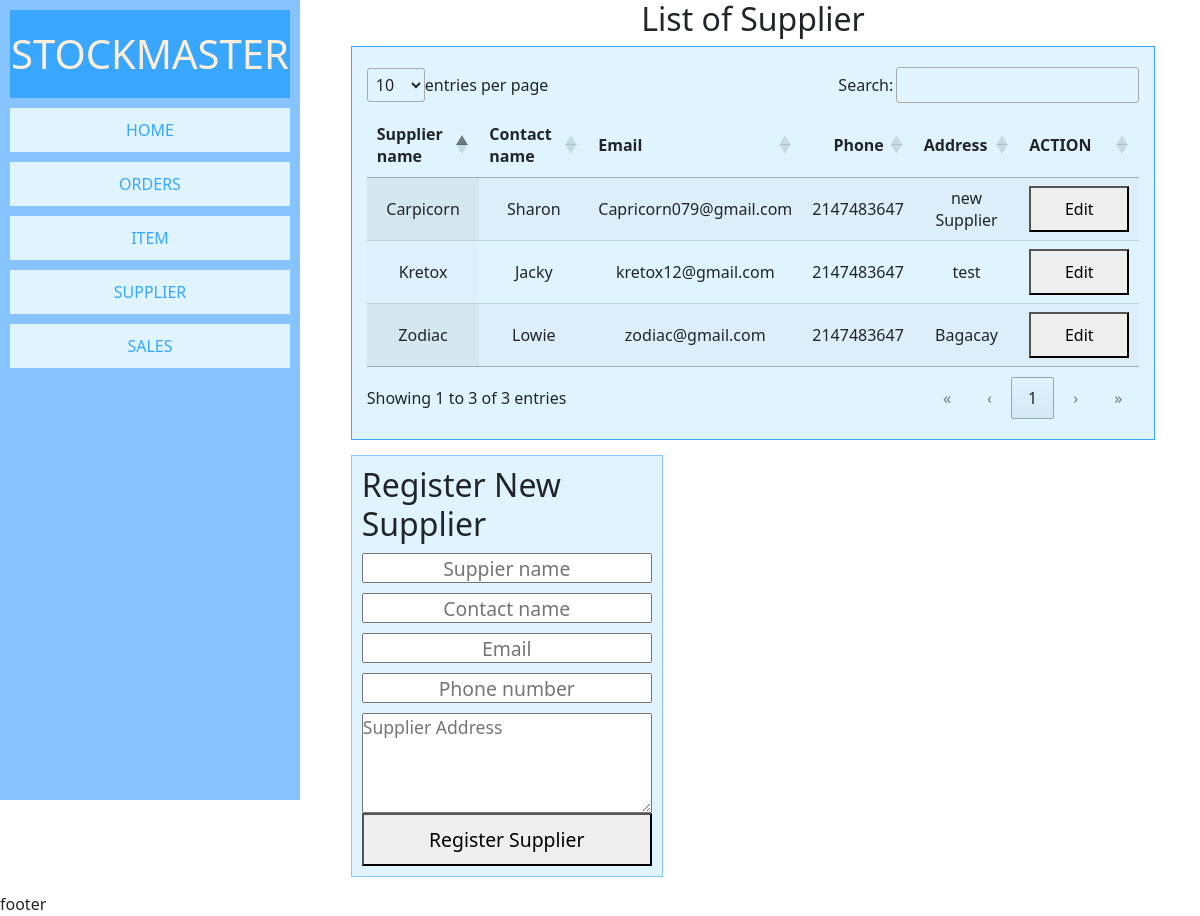
Page /pages/supplier.php on the earlier database version.
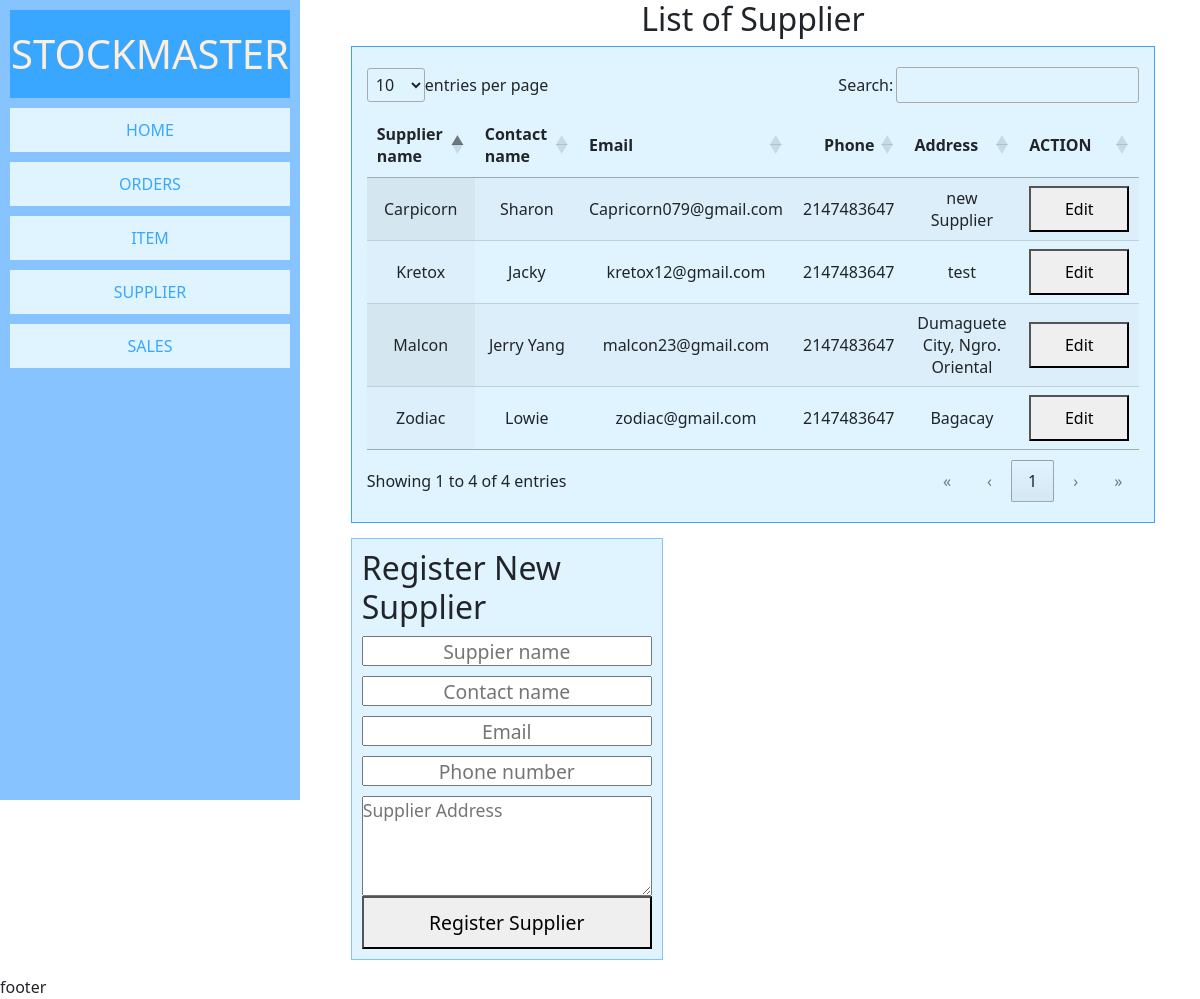
Same page on the later database version.
### tables this page shows
CREATE TABLE `supplier` (
  `supplier_id` int(11) NOT NULL,
  `supplier_name` varchar(255) NOT NULL,
  `contact_name` varchar(255) NOT NULL,
  `contact_email` varchar(55) NOT NULL,
  `contact_phone` int(11) NOT NULL,
  `address` varchar(55) NOT NULL,
  `created_at` datetime NOT NULL DEFAULT current_timestamp(),
  `updated_at` datetime NOT NULL
);

### pages/supplier.php (the view, shortened to what this page needs)
<?php
    require '../source/code.php';
?>
<!DOCTYPE html>
<html lang="en">
<head>
</head>
<body>
    <div class="stock-container">
        <div class="side-nav">
            <h1 style="text-align:center;background-color: #39A7FF;color: #FFEED9;margin: 10px;padding: 20px 0">STOCKMASTER</h1>
            <div class="wrapper">
                <div><a href="index.php">HOME</a></div>
                <div><a href="orders.php">ORDERS</a></div>
                <div><a href="item.php">ITEM</a></div>
                <div><a href="supplier.php">SUPPLIER</a></div>
                <div><a href="sales.php">SALES</a></div>
            </div>
        </div>
        <div class="main">
            <h2 style="text-align: center;">List of Supplier</h2>
            <table id="example" class="display" style="max-width:100%;text-align:center">
                <thead>
                    <tr>
                        <th>Supplier name</th>
                        <th>Contact name</th>
                        <th>Email</th>
                        <th>Phone</th>
                        <th>Address</th>
                        <th>ACTION</th>
                    </tr>
                </thead>
                <tbody>
                    <?php
                        foreach($supData as $rowSup){
                    ?>
                    <tr>
                        <td><?php echo $rowSup['supplier_name'] ?></td>
                        <td><?php echo $rowSup['contact_name'] ?></td>
                        <td><?php echo $rowSup['contact_email'] ?></td>
                        <td><?php echo $rowSup['contact_phone'] ?></td>
                        <td><?php echo $rowSup['address'] ?></td>
                        <td><button style="padding: 10px;cursor:pointer; width: 100px">Edit</button></td>
                    </tr>
                    <?php }?>
                </tbody>
            </table>
            <div class="addItem">
                <form action="" method="POST">
                <h2>Register New Supplier</h2>
                    <input type="text" name="txtSupname" placeholder="Suppier name">
                    <input type="text" name="txtSupcontactname" placeholder="Contact name">
                    <input type="text" name="txtSupemail" placeholder="Email">
                    <input type="text" name="txtSupphone" placeholder="Phone number">
                    <textarea name="txtSupaddress" placeholder="Supplier Address" style="width: 290px;height: 100px"></textarea>
                    <div class="div_register_sup"><button name="reg_sup">Register Supplier</button></div>
                </form>
            </div>
        </div>
        <div class="footer">footer</div>
</body>
</html>

Differences in the rows shown:
added supplier: supplier_name "Malcon", contact_name "Jerry Yang", contact_email "malcon23@gmail.com", contact_phone "2147483647", address "Dumaguete City, Ngro. Oriental"
Other differences:
text written by a page script: "entries per page Search: Showing 1 to 3 of 3 entries « ‹ 1 › »" → "entries per page Search: Showing 1 to 4 of 4 entries « ‹ 1 › »"
